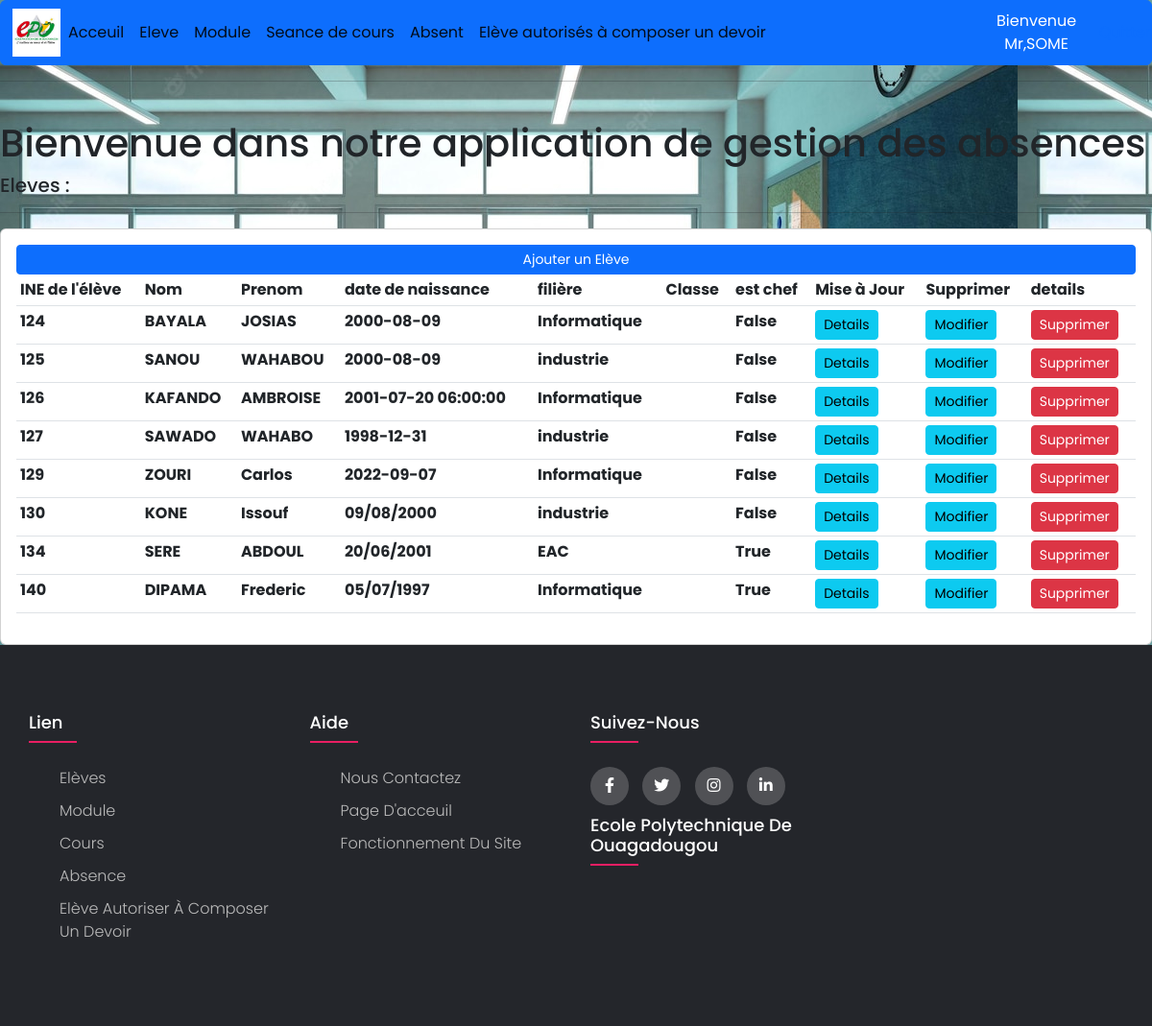
Page /eleve/ (signed in) on the committed database.
### eleve/models.py (models this page shows, shortened)
class Eleve(models.Model):
    INE_eleve=models.CharField(max_length=200,verbose_name="INE de l'élève",unique=True,null=False)
    nom_eleve = models.CharField(max_length=200,verbose_name="Nom de l'élève",null=False)
    prenom_eleve = models.CharField(max_length=200, verbose_name="Prenom de l'élève",null=False)
    date_de_naissance = models.CharField(max_length=200,verbose_name="date de naissance de l'élève",null=True)
    filiere = models.CharField(max_length=200,verbose_name="filière de l'élève",null=False)
    Classe = models.ForeignKey(Classe, on_delete=models.CASCADE, verbose_name="Classe",null=True)
    est_chef = models.BooleanField(default=False,verbose_name="Est chef de classe",null=False)
    class Meta:
        verbose_name="Liste des Elèves"

### eleve/views.py (the view)
# urls.py: path('',views.home,name='acceuil'),
@login_required(login_url='acces')
def home(request):
    Eleves=Eleve.objects.all()
    context = {'Eleves':Eleves}
    if request.user.groups.filter(name='Eleve').exists() or request.user.groups.filter(name='Admin').exists() or request.user.groups.filter(name='GestionAbsencesCours').exists() or request.user.groups.filter(name='Supervision').exists() :
        return render(request, 'eleve/acceuil.html',context)
    else:
        return HttpResponse('<h1>Vous n\'est pas autorisé à voir ce contenu</h1>')

### template/eleve/acceuil.html
{% extends 'main.html'%}
{% block contenue %}
<br>
<div class="row">
	<div class="col-md-12">
        <h1>Bienvenue dans notre application de gestion des absences</h1>
		<h5>Eleves :</h5>
		<hr>
		<div class="card card-body">
			<a class="btn btn-primary  btn-sm btn-block" href="{% url 'ajout_eleve' %}">Ajouter un Elève</a>
			<table class="table table-sm">
				<tr>
                    <th>INE de l'élève</th>
					<th>Nom</th>
					<th>Prenom</th>
                    <th>date de naissance</th>
                    <th>filière</th>
                    <th>Classe</th>
					<th>est chef </th>
					<th>Mise à Jour</th>
					<th>Supprimer</th>
					<th>details</th>
				</tr>
				{% for Eleve in Eleves %}
					<tr>
					<th>{{Eleve.INE_eleve}}</th>
					<th>{{Eleve.nom_eleve}}</th>
					<th>{{Eleve.prenom_eleve}}</th>
					<th>{{Eleve.date_de_naissance}}</th>
					<th>{{Eleve.filiere}}</th>
					<th>{{Eleve.classe}}</th>
					<th>{{Eleve.est_chef}}</th>
					<th><a class="btn btn-sm btn-info" href="{% url 'gestionIndividuel' Eleve.INE_eleve %}">Details</a></th>
					<th><a class="btn btn-sm btn-info" href="{% url 'modifier_eleve' Eleve.INE_eleve %}"> Modifier</a></th>
					<th><a class="btn btn-sm btn-danger" href="{%url 'supprimer_eleve' Eleve.INE_eleve %}"> Supprimer</a></th>
					</tr>
				{% endfor %}
			</table>
		</div>
	</div>
</div>
{% endblock %}

### template/main.html (shortened to what this page needs)
<!DOCTYPE html>
{% load static %}
<html lang="en">
<head>
<link href="https://cdn.jsdelivr.net/npm/bootstrap@5.2.1/dist/css/bootstrap.min.css" rel="stylesheet">
<link rel="stylesheet"  type="text/css" href="{% static 'css/main.css'%}">
<link rel="stylesheet" type="text/css" href="https://cdnjs.cloudflare.com/ajax/libs/font-awesome/5.15.1/css/all.min.css">
</head>
<body class="cover">
{% include 'base/navbar.html'%}
<hr>
{% block contenue %}
{% endblock %}
</body>
{% include 'base/footer.html'%}
</html>

### template/base/navbar.html (shortened to what this page needs)
{% load static%}
<nav class="navbar navbar-expand-lg navbar-write bg-write btn btn-primary">
  <div class="container-fluid">
    <img id="logo" src="{% static 'images/epo.png' %}">
    <div class="collapse navbar-collapse" id="navbarNav">
      <ul class="navbar-nav">
        <li class="nav-item">
          <a class="nav-link active" aria-current="page" href="{% url 'acceuil:acceuil' %}">Acceuil</a>
        </li>
        <li class="nav-item">
          <a class="nav-link active" aria-current="page" href="{% url 'acceuil' %}">Eleve</a>
        </li>
        <li class="nav-item">
          <a class="nav-link active" aria-current="page" href="{% url 'module' %}">Module</a>
        </li>
        <li class="nav-item">
          <a class="nav-link active" aria-current="page" href="{% url 'cours' %}">Seance de cours</a>
        </li>
        <li class="nav-item">
          <a class="nav-link active" aria-current="page" href="{% url 'absent'%}">Absent</a>
        </li>
        <li class="nav-item">
          <a class="nav-link active" aria-current="page" href="{% url 'autoriser' %}">Elève autorisés à composer un devoir</a>
        </li>
      </ul>
    </div>
  </div>
  <span>Bienvenue Mr,{{request.user}}</span>
  <span><a href="{% url 'quitter' %}">Quitter</a></span>
</nav>

### template/base/footer.html
{% load static %}
<footer class="footer">
  	 <div class="container">
  	 	<div class="row">
  	 		<div class="footer-col">
  	 			<h4>Lien</h4>
  	 			<ul>
  	 				<li><a href="#">Elèves</a></li>
  	 				<li><a href="#">Module</a></li>
  	 				<li><a href="#">Cours</a></li>
					<li><a href="#">Absence</a></li>
					<li><a href="#">Elève Autoriser à composer un devoir</a></li>
  	 			</ul>
  	 		</div>
  	 		<div class="footer-col">
  	 			<h4>Aide</h4>
  	 			<ul>
  	 				<li><a href="#">Nous Contactez</a></li>
  	 				<li><a href="#">Page d'acceuil</a></li>
  	 				<li><a href="#">Fonctionnement du site</a></li>
  	 			</ul>
  	 		</div>
  	 		<div class="footer-col">
  	 			<h4>Suivez-Nous</h4>
  	 			<div class="social-links">
  	 				<a href="#"><i class="fab fa-facebook-f"></i></a>
  	 				<a href="#"><i class="fab fa-twitter"></i></a>
  	 				<a href="#"><i class="fab fa-instagram"></i></a>
  	 				<a href="#"><i class="fab fa-linkedin-in"></i></a>
					<h4 class="display-5 font-weight-light mb-2">
                       Ecole Polytechnique  de Ouagadougou
					</h4>
  	 			</div>
  	 		</div>
  	 	</div>
  	 </div>
  </footer>

### static/css/main.css (style rules this page uses)
#logo { height:50px; width:50px; }
body { background-color: #ebeff5; line-height: 1.5; font-family: 'Poppins', sans-serif; background-image: url('school.jpg'); }
.cover { height: 60%; width:100%; background-image: url('school.jpg'); }
* { margin:0; padding:0; box-sizing: border-box; }
.container { max-width: 1170px; margin:auto; }
.row { display: flex; flex-wrap: wrap; }
ul { list-style: none; }
.footer { background-color: #24262b; padding: 70px 0; }
.footer-col { width: 25%; padding: 0 15px; }
.footer-col h4 { font-size: 18px; color: #ffffff; text-transform: capitalize; margin-bottom: 35px; font-weight: 500; position: relative; }
.footer-col h4::before { content: ''; position: absolute; left:0; bottom: -10px; background-color: #e91e63; height: 2px; box-sizing: border-box; width: 50px; }
.footer-col ul li:not(:last-child) { margin-bottom: 10px; }
.footer-col ul li a { font-size: 16px; text-transform: capitalize; color: #ffffff; text-decoration: none; font-weight: 300; color: #bbbbbb; display: block; transition: all 0.3s ease; }
.footer-col .social-links a { display: inline-block; height: 40px; width: 40px; background-color: rgba(255,255,255,0.2); margin:0 10px 10px 0; text-align: center; line-height: 40px; border-radius: 50%; color: #ffffff; transition: all 0.5s ease; }

### rows in the picture
Eleve: INE_eleve "124", nom_eleve "BAYALA", prenom_eleve "JOSIAS", date_de_naissance "2000-08-09", filiere "Informatique", est_chef "False"
Eleve: INE_eleve "125", nom_eleve "SANOU", prenom_eleve "WAHABOU", date_de_naissance "2000-08-09", filiere "industrie", est_chef "False"
Eleve: INE_eleve "126", nom_eleve "KAFANDO", prenom_eleve "AMBROISE", date_de_naissance "2001-07-20 06:00:00", filiere "Informatique", est_chef "False"
Eleve: INE_eleve "127", nom_eleve "SAWADO", prenom_eleve "WAHABO", date_de_naissance "1998-12-31", filiere "industrie", est_chef "False"
Eleve: INE_eleve "129", nom_eleve "ZOURI", prenom_eleve "Carlos", date_de_naissance "2022-09-07", filiere "Informatique", est_chef "False"
Eleve: INE_eleve "130", nom_eleve "KONE", prenom_eleve "Issouf", date_de_naissance "09/08/2000", filiere "industrie", est_chef "False"
Eleve: INE_eleve "134", nom_eleve "SERE", prenom_eleve "ABDOUL", date_de_naissance "20/06/2001", filiere "EAC", est_chef "True"
Eleve: INE_eleve "140", nom_eleve "DIPAMA", prenom_eleve "Frederic", date_de_naissance "05/07/1997", filiere "Informatique", est_chef "True"

### other values in the picture
{{ request.user }} "SOME"
